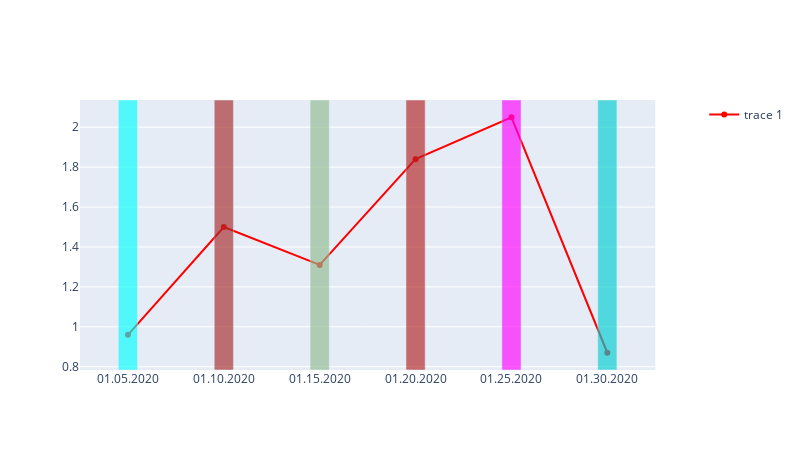

Notebook code cell kept with this figure:
### Code cell
from plotly.subplots import make_subplots
from datetime import datetime
import pandas as pd
import plotly.graph_objects as go
import numpy as np

fig = make_subplots(specs=[[{"secondary_y": True}]])
y = [0.96, 1.5,  1.31,  1.84, 2.05, 0.87]
dates = [datetime(2020, 1, k).strftime("%m.%d.%Y") for k in range(5, 31, 5)]                                 

d = {'date': dates,
     'description': [f'event_{k}'  for k in range(6)],
    'type':['A', 'B', 'C', 'D', 'E', 'F']
            }
df= pd.DataFrame(d)

print(df)
event_color=['aqua', 'brown', 'darkseagreen', 'firebrick', 'magenta', ' darkturquoise']



fig.add_trace(go.Bar(x= df['date'],
                             y= [1]*len(df), 
                             name='',
                             showlegend=False,
                             marker_color=event_color,
                             width=0.2, #bar width
                             customdata=df['description'],
                             hovertemplate='date: %{x}<br>event: %{customdata}',
                             opacity=0.65
                              ), secondary_y=True);
#The main plot
fig.add_trace(go.Scatter(x=df['date'], 
                         y=y, 
                         line_color='red', 
                         line_width=2),  secondary_y=False);


fig.update_layout(width =800, height=450,
                  yaxis2=dict(fixedrange= True,
                              range= [0, 1],
                              visible= False ))
fig.show()

### Figure 1 — Plotly figure (JSON) as saved in the notebook; plotly's stock layout.template omitted (floating-point values rounded to 4 significant figures)
{"data": [{"customdata": ["event_0", "event_1", "event_2", "event_3", "event_4", "event_5"], "hovertemplate": "date: %{x}<br>event: %{customdata}", "marker": {"color": ["aqua", "brown", "darkseagreen", "firebrick", "magenta", " darkturquoise"]}, "name": "", "opacity": 0.65, "showlegend": false, "type": "bar", "width": 0.2, "x": ["01.05.2020", "01.10.2020", "01.15.2020", "01.20.2020", "01.25.2020", "01.30.2020"], "xaxis": "x", "y": [1, 1, 1, 1, 1, 1], "yaxis": "y2"}, {"line": {"color": "red", "width": 2}, "type": "scatter", "x": ["01.05.2020", "01.10.2020", "01.15.2020", "01.20.2020", "01.25.2020", "01.30.2020"], "xaxis": "x", "y": [0.96, 1.5, 1.31, 1.84, 2.05, 0.87], "yaxis": "y"}], "layout": {"height": 450, "width": 800, "xaxis": {"anchor": "y", "domain": [0, 0.94]}, "yaxis": {"anchor": "x", "domain": [0, 1]}, "yaxis2": {"anchor": "x", "fixedrange": true, "overlaying": "y", "range": [0, 1], "side": "right", "visible": false}}}
